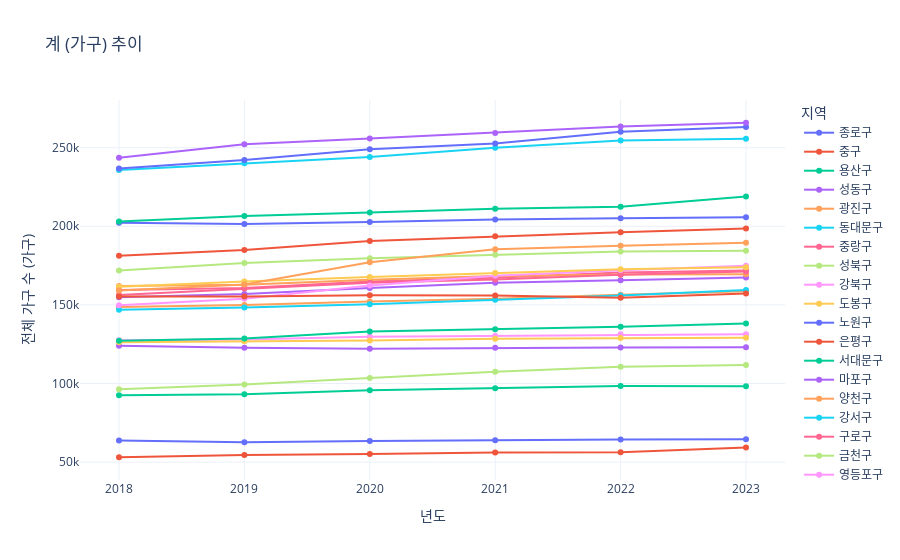
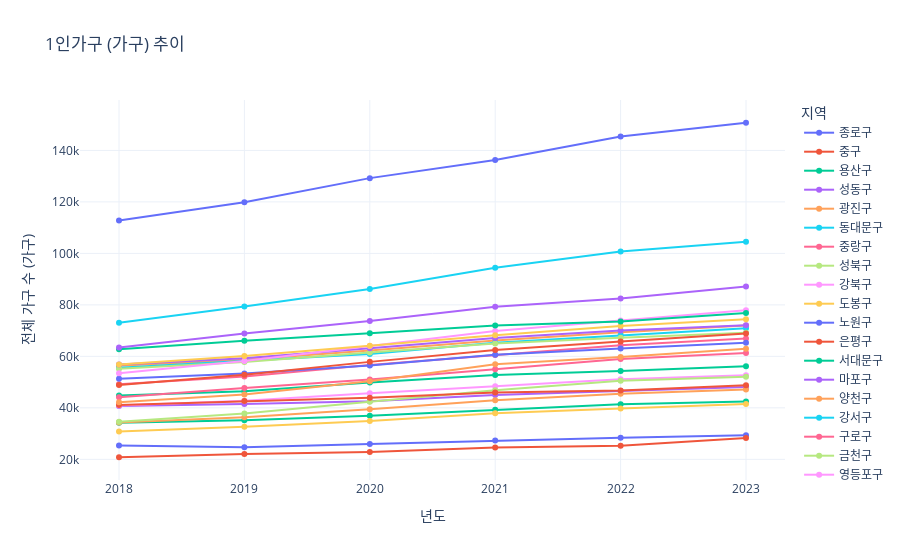
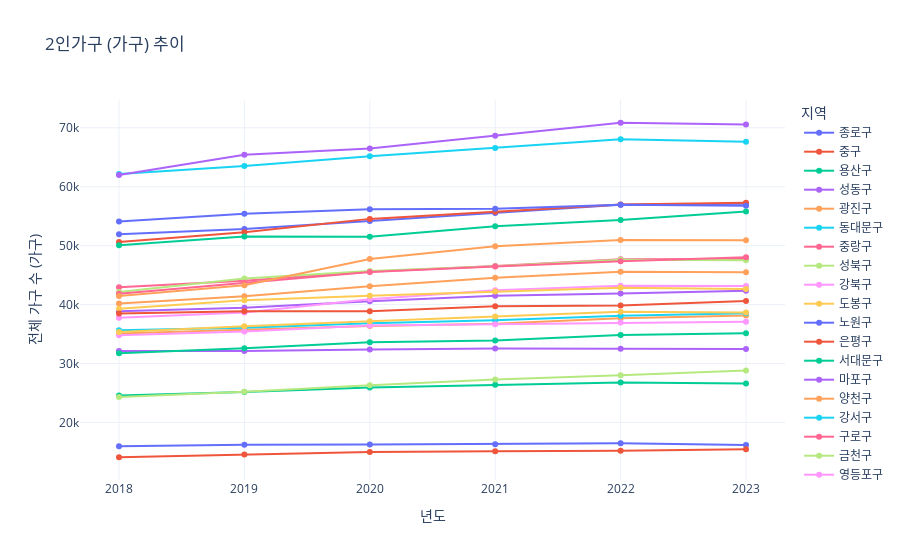
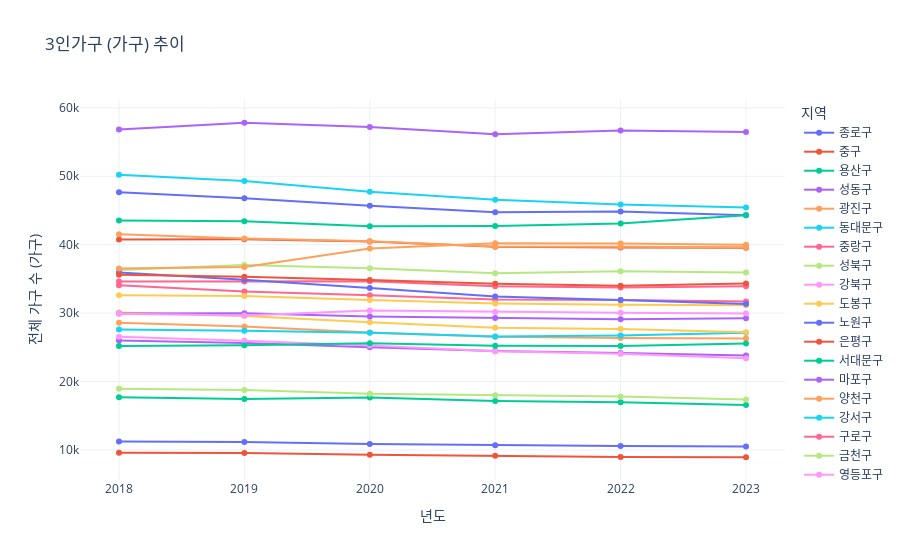

Notebook cell for these charts, in order:
### Code cell
for option in data["동별(2).1"].unique():
  extracted_data = extracting_data(option)
  vis_lineplot(extracted_data, f"{option} 추이")

### Figure 1 — Plotly figure (JSON) as saved in the notebook; plotly's stock layout.template omitted (floating-point values rounded to 4 significant figures)
{"data": [{"mode": "lines+markers", "name": "종로구", "type": "scatter", "x": [2018, 2019, 2020, 2021, 2022, 2023], "y": [63773, 62652, 63414, 63984, 64422, 64507]}, {"mode": "lines+markers", "name": "중구", "type": "scatter", "x": [2018, 2019, 2020, 2021, 2022, 2023], "y": [53102, 54496, 55093, 56116, 56260, 59265]}, {"mode": "lines+markers", "name": "용산구", "type": "scatter", "x": [2018, 2019, 2020, 2021, 2022, 2023], "y": [92500, 93177, 95714, 96989, 98483, 98322]}, {"mode": "lines+markers", "name": "성동구", "type": "scatter", "x": [2018, 2019, 2020, 2021, 2022, 2023], "y": [123963, 122770, 122186, 122756, 122873, 123124]}, {"mode": "lines+markers", "name": "광진구", "type": "scatter", "x": [2018, 2019, 2020, 2021, 2022, 2023], "y": [148735, 149905, 152090, 153962, 156463, 158612]}, {"mode": "lines+markers", "name": "동대문구", "type": "scatter", "x": [2018, 2019, 2020, 2021, 2022, 2023], "y": [146974, 148349, 150373, 153246, 155912, 159457]}, {"mode": "lines+markers", "name": "중랑구", "type": "scatter", "x": [2018, 2019, 2020, 2021, 2022, 2023], "y": [159444, 160776, 164832, 167260, 170544, 171823]}, {"mode": "lines+markers", "name": "성북구", "type": "scatter", "x": [2018, 2019, 2020, 2021, 2022, 2023], "y": [171943, 176729, 179660, 181827, 183972, 184404]}, {"mode": "lines+markers", "name": "강북구", "type": "scatter", "x": [2018, 2019, 2020, 2021, 2022, 2023], "y": [127551, 128012, 129805, 130329, 131275, 131363]}, {"mode": "lines+markers", "name": "도봉구", "type": "scatter", "x": [2018, 2019, 2020, 2021, 2022, 2023], "y": [126286, 126831, 127362, 128439, 128975, 129149]}, {"mode": "lines+markers", "name": "노원구", "type": "scatter", "x": [2018, 2019, 2020, 2021, 2022, 2023], "y": [202326, 201458, 202695, 204282, 205078, 205769]}, {"mode": "lines+markers", "name": "은평구", "type": "scatter", "x": [2018, 2019, 2020, 2021, 2022, 2023], "y": [181338, 184890, 190631, 193626, 196206, 198534]}, {"mode": "lines+markers", "name": "서대문구", "type": "scatter", "x": [2018, 2019, 2020, 2021, 2022, 2023], "y": [127197, 128635, 133112, 134544, 136043, 138166]}, {"mode": "lines+markers", "name": "마포구", "type": "scatter", "x": [2018, 2019, 2020, 2021, 2022, 2023], "y": [154940, 156885, 160681, 164080, 165603, 167410]}, {"mode": "lines+markers", "name": "양천구", "type": "scatter", "x": [2018, 2019, 2020, 2021, 2022, 2023], "y": [162039, 162867, 166044, 168355, 169344, 169479]}, {"mode": "lines+markers", "name": "강서구", "type": "scatter", "x": [2018, 2019, 2020, 2021, 2022, 2023], "y": [235754, 240135, 244097, 249984, 254540, 255617]}, {"mode": "lines+markers", "name": "구로구", "type": "scatter", "x": [2018, 2019, 2020, 2021, 2022, 2023], "y": [156235, 160378, 164083, 166197, 169228, 171257]}, {"mode": "lines+markers", "name": "금천구", "type": "scatter", "x": [2018, 2019, 2020, 2021, 2022, 2023], "y": [96298, 99315, 103432, 107430, 110689, 111789]}, {"mode": "lines+markers", "name": "영등포구", "type": "scatter", "x": [2018, 2019, 2020, 2021, 2022, 2023], "y": [149831, 153923, 162391, 168518, 172104, 174908]}, {"mode": "lines+markers", "name": "동작구", "type": "scatter", "x": [2018, 2019, 2020, 2021, 2022, 2023], "y": [161495, 164963, 167766, 170333, 172696, 173897]}, {"mode": "lines+markers", "name": "관악구", "type": "scatter", "x": [2018, 2019, 2020, 2021, 2022, 2023], "y": [236761, 242154, 248959, 252619, 260075, 263166]}, {"mode": "lines+markers", "name": "서초구", "type": "scatter", "x": [2018, 2019, 2020, 2021, 2022, 2023], "y": [155418, 155377, 156123, 155936, 154471, 157290]}, {"mode": "lines+markers", "name": "강남구", "type": "scatter", "x": [2018, 2019, 2020, 2021, 2022, 2023], "y": [203083, 206524, 208833, 211168, 212499, 218895]}, {"mode": "lines+markers", "name": "송파구", "type": "scatter", "x": [2018, 2019, 2020, 2021, 2022, 2023], "y": [243547, 252212, 255766, 259378, 263448, 265857]}, {"mode": "lines+markers", "name": "강동구", "type": "scatter", "x": [2018, 2019, 2020, 2021, 2022, 2023], "y": [159233, 162976, 177148, 185441, 187615, 189599]}], "layout": {"legend": {"title": {"text": "지역"}}, "title": {"text": "계 (가구) 추이"}, "xaxis": {"tickmode": "linear", "title": {"text": "년도"}}, "yaxis": {"title": {"text": "전체 가구 수 (가구)"}}}}

### Figure 2 — Plotly figure (JSON) as saved in the notebook; plotly's stock layout.template omitted (floating-point values rounded to 4 significant figures)
{"data": [{"mode": "lines+markers", "name": "종로구", "type": "scatter", "x": [2018, 2019, 2020, 2021, 2022, 2023], "y": [25326, 24671, 25983, 27308, 28424, 29334]}, {"mode": "lines+markers", "name": "중구", "type": "scatter", "x": [2018, 2019, 2020, 2021, 2022, 2023], "y": [20803, 22078, 22818, 24544, 25247, 28293]}, {"mode": "lines+markers", "name": "용산구", "type": "scatter", "x": [2018, 2019, 2020, 2021, 2022, 2023], "y": [34240, 35148, 36881, 39270, 41437, 42482]}, {"mode": "lines+markers", "name": "성동구", "type": "scatter", "x": [2018, 2019, 2020, 2021, 2022, 2023], "y": [40706, 41488, 42585, 44946, 46548, 48111]}, {"mode": "lines+markers", "name": "광진구", "type": "scatter", "x": [2018, 2019, 2020, 2021, 2022, 2023], "y": [56337, 58714, 62301, 66140, 69391, 71959]}, {"mode": "lines+markers", "name": "동대문구", "type": "scatter", "x": [2018, 2019, 2020, 2021, 2022, 2023], "y": [55593, 58152, 60925, 65290, 68169, 70959]}, {"mode": "lines+markers", "name": "중랑구", "type": "scatter", "x": [2018, 2019, 2020, 2021, 2022, 2023], "y": [49207, 52196, 56605, 60487, 64334, 66906]}, {"mode": "lines+markers", "name": "성북구", "type": "scatter", "x": [2018, 2019, 2020, 2021, 2022, 2023], "y": [55136, 57832, 61510, 64985, 67222, 69148]}, {"mode": "lines+markers", "name": "강북구", "type": "scatter", "x": [2018, 2019, 2020, 2021, 2022, 2023], "y": [40872, 42791, 45685, 48428, 51134, 52659]}, {"mode": "lines+markers", "name": "도봉구", "type": "scatter", "x": [2018, 2019, 2020, 2021, 2022, 2023], "y": [30848, 32653, 34884, 37853, 39744, 41525]}, {"mode": "lines+markers", "name": "노원구", "type": "scatter", "x": [2018, 2019, 2020, 2021, 2022, 2023], "y": [51280, 53365, 56438, 60647, 63022, 65275]}, {"mode": "lines+markers", "name": "은평구", "type": "scatter", "x": [2018, 2019, 2020, 2021, 2022, 2023], "y": [48888, 52814, 57853, 62447, 65769, 68850]}, {"mode": "lines+markers", "name": "서대문구", "type": "scatter", "x": [2018, 2019, 2020, 2021, 2022, 2023], "y": [44795, 46449, 49863, 52792, 54288, 56170]}, {"mode": "lines+markers", "name": "마포구", "type": "scatter", "x": [2018, 2019, 2020, 2021, 2022, 2023], "y": [56837, 59248, 63172, 67162, 70030, 72112]}, {"mode": "lines+markers", "name": "양천구", "type": "scatter", "x": [2018, 2019, 2020, 2021, 2022, 2023], "y": [34304, 36345, 39436, 42973, 45502, 47106]}, {"mode": "lines+markers", "name": "강서구", "type": "scatter", "x": [2018, 2019, 2020, 2021, 2022, 2023], "y": [73011, 79371, 86172, 94436, 100695, 104509]}, {"mode": "lines+markers", "name": "구로구", "type": "scatter", "x": [2018, 2019, 2020, 2021, 2022, 2023], "y": [44151, 47740, 50971, 54980, 58977, 61318]}, {"mode": "lines+markers", "name": "금천구", "type": "scatter", "x": [2018, 2019, 2020, 2021, 2022, 2023], "y": [34564, 37778, 42334, 46827, 50528, 52033]}, {"mode": "lines+markers", "name": "영등포구", "type": "scatter", "x": [2018, 2019, 2020, 2021, 2022, 2023], "y": [53477, 58214, 64000, 69806, 73962, 77895]}, {"mode": "lines+markers", "name": "동작구", "type": "scatter", "x": [2018, 2019, 2020, 2021, 2022, 2023], "y": [56872, 60088, 64101, 68231, 71782, 74443]}, {"mode": "lines+markers", "name": "관악구", "type": "scatter", "x": [2018, 2019, 2020, 2021, 2022, 2023], "y": [112733, 119863, 129233, 136255, 145433, 150745]}, {"mode": "lines+markers", "name": "서초구", "type": "scatter", "x": [2018, 2019, 2020, 2021, 2022, 2023], "y": [41137, 42667, 43942, 45933, 46745, 48756]}, {"mode": "lines+markers", "name": "강남구", "type": "scatter", "x": [2018, 2019, 2020, 2021, 2022, 2023], "y": [62727, 66073, 68999, 71986, 73579, 76809]}, {"mode": "lines+markers", "name": "송파구", "type": "scatter", "x": [2018, 2019, 2020, 2021, 2022, 2023], "y": [63451, 68861, 73694, 79262, 82473, 87140]}, {"mode": "lines+markers", "name": "강동구", "type": "scatter", "x": [2018, 2019, 2020, 2021, 2022, 2023], "y": [42126, 45188, 50316, 56905, 59752, 62943]}], "layout": {"legend": {"title": {"text": "지역"}}, "title": {"text": "1인가구 (가구) 추이"}, "xaxis": {"tickmode": "linear", "title": {"text": "년도"}}, "yaxis": {"title": {"text": "전체 가구 수 (가구)"}}}}

### Figure 3 — Plotly figure (JSON) as saved in the notebook; plotly's stock layout.template omitted (floating-point values rounded to 4 significant figures)
{"data": [{"mode": "lines+markers", "name": "종로구", "type": "scatter", "x": [2018, 2019, 2020, 2021, 2022, 2023], "y": [15957, 16208, 16281, 16320, 16471, 16191]}, {"mode": "lines+markers", "name": "중구", "type": "scatter", "x": [2018, 2019, 2020, 2021, 2022, 2023], "y": [14101, 14578, 14978, 15118, 15189, 15470]}, {"mode": "lines+markers", "name": "용산구", "type": "scatter", "x": [2018, 2019, 2020, 2021, 2022, 2023], "y": [24574, 25164, 25941, 26405, 26780, 26615]}, {"mode": "lines+markers", "name": "성동구", "type": "scatter", "x": [2018, 2019, 2020, 2021, 2022, 2023], "y": [32135, 32125, 32368, 32553, 32508, 32473]}, {"mode": "lines+markers", "name": "광진구", "type": "scatter", "x": [2018, 2019, 2020, 2021, 2022, 2023], "y": [35093, 35678, 36380, 36736, 37683, 38138]}, {"mode": "lines+markers", "name": "동대문구", "type": "scatter", "x": [2018, 2019, 2020, 2021, 2022, 2023], "y": [35628, 36060, 36819, 37357, 38115, 38539]}, {"mode": "lines+markers", "name": "중랑구", "type": "scatter", "x": [2018, 2019, 2020, 2021, 2022, 2023], "y": [42934, 44057, 45576, 46555, 47691, 47751]}, {"mode": "lines+markers", "name": "성북구", "type": "scatter", "x": [2018, 2019, 2020, 2021, 2022, 2023], "y": [42140, 44443, 45693, 46525, 47596, 47516]}, {"mode": "lines+markers", "name": "강북구", "type": "scatter", "x": [2018, 2019, 2020, 2021, 2022, 2023], "y": [34781, 35439, 36432, 36671, 36946, 37110]}, {"mode": "lines+markers", "name": "도봉구", "type": "scatter", "x": [2018, 2019, 2020, 2021, 2022, 2023], "y": [35343, 36329, 37166, 37986, 38780, 38660]}, {"mode": "lines+markers", "name": "노원구", "type": "scatter", "x": [2018, 2019, 2020, 2021, 2022, 2023], "y": [51939, 52832, 54201, 55537, 56950, 57129]}, {"mode": "lines+markers", "name": "은평구", "type": "scatter", "x": [2018, 2019, 2020, 2021, 2022, 2023], "y": [50617, 52257, 54542, 55765, 57001, 57295]}, {"mode": "lines+markers", "name": "서대문구", "type": "scatter", "x": [2018, 2019, 2020, 2021, 2022, 2023], "y": [31734, 32581, 33611, 33927, 34828, 35157]}, {"mode": "lines+markers", "name": "마포구", "type": "scatter", "x": [2018, 2019, 2020, 2021, 2022, 2023], "y": [38861, 39471, 40569, 41507, 41900, 42340]}, {"mode": "lines+markers", "name": "양천구", "type": "scatter", "x": [2018, 2019, 2020, 2021, 2022, 2023], "y": [40185, 41435, 43102, 44552, 45568, 45499]}, {"mode": "lines+markers", "name": "강서구", "type": "scatter", "x": [2018, 2019, 2020, 2021, 2022, 2023], "y": [62155, 63517, 65175, 66584, 68068, 67616]}, {"mode": "lines+markers", "name": "구로구", "type": "scatter", "x": [2018, 2019, 2020, 2021, 2022, 2023], "y": [41836, 43700, 45518, 46467, 47365, 48026]}, {"mode": "lines+markers", "name": "금천구", "type": "scatter", "x": [2018, 2019, 2020, 2021, 2022, 2023], "y": [24305, 25207, 26331, 27284, 27996, 28818]}, {"mode": "lines+markers", "name": "영등포구", "type": "scatter", "x": [2018, 2019, 2020, 2021, 2022, 2023], "y": [37774, 38671, 40926, 42421, 43178, 43159]}, {"mode": "lines+markers", "name": "동작구", "type": "scatter", "x": [2018, 2019, 2020, 2021, 2022, 2023], "y": [39300, 40739, 41489, 42209, 42854, 42630]}, {"mode": "lines+markers", "name": "관악구", "type": "scatter", "x": [2018, 2019, 2020, 2021, 2022, 2023], "y": [54106, 55423, 56162, 56243, 56949, 56776]}, {"mode": "lines+markers", "name": "서초구", "type": "scatter", "x": [2018, 2019, 2020, 2021, 2022, 2023], "y": [38475, 38892, 38867, 39715, 39831, 40607]}, {"mode": "lines+markers", "name": "강남구", "type": "scatter", "x": [2018, 2019, 2020, 2021, 2022, 2023], "y": [50076, 51560, 51531, 53307, 54372, 55790]}, {"mode": "lines+markers", "name": "송파구", "type": "scatter", "x": [2018, 2019, 2020, 2021, 2022, 2023], "y": [61970, 65402, 66503, 68632, 70851, 70574]}, {"mode": "lines+markers", "name": "강동구", "type": "scatter", "x": [2018, 2019, 2020, 2021, 2022, 2023], "y": [41450, 43297, 47740, 49902, 50939, 50911]}], "layout": {"legend": {"title": {"text": "지역"}}, "title": {"text": "2인가구 (가구) 추이"}, "xaxis": {"tickmode": "linear", "title": {"text": "년도"}}, "yaxis": {"title": {"text": "전체 가구 수 (가구)"}}}}

### Figure 4 — Plotly figure (JSON) as saved in the notebook; plotly's stock layout.template omitted (floating-point values rounded to 4 significant figures)
{"data": [{"mode": "lines+markers", "name": "종로구", "type": "scatter", "x": [2018, 2019, 2020, 2021, 2022, 2023], "y": [11241, 11154, 10882, 10690, 10570, 10490]}, {"mode": "lines+markers", "name": "중구", "type": "scatter", "x": [2018, 2019, 2020, 2021, 2022, 2023], "y": [9601, 9540, 9301, 9141, 8952, 8931]}, {"mode": "lines+markers", "name": "용산구", "type": "scatter", "x": [2018, 2019, 2020, 2021, 2022, 2023], "y": [17717, 17439, 17655, 17161, 16985, 16579]}, {"mode": "lines+markers", "name": "성동구", "type": "scatter", "x": [2018, 2019, 2020, 2021, 2022, 2023], "y": [26002, 25634, 25023, 24443, 24157, 23813]}, {"mode": "lines+markers", "name": "광진구", "type": "scatter", "x": [2018, 2019, 2020, 2021, 2022, 2023], "y": [28596, 28054, 27174, 26533, 26349, 26301]}, {"mode": "lines+markers", "name": "동대문구", "type": "scatter", "x": [2018, 2019, 2020, 2021, 2022, 2023], "y": [27612, 27436, 27120, 26574, 26712, 27131]}, {"mode": "lines+markers", "name": "중랑구", "type": "scatter", "x": [2018, 2019, 2020, 2021, 2022, 2023], "y": [34055, 33160, 32612, 32001, 31924, 31687]}, {"mode": "lines+markers", "name": "성북구", "type": "scatter", "x": [2018, 2019, 2020, 2021, 2022, 2023], "y": [36301, 37033, 36539, 35813, 36118, 35918]}, {"mode": "lines+markers", "name": "강북구", "type": "scatter", "x": [2018, 2019, 2020, 2021, 2022, 2023], "y": [26543, 25967, 25261, 24438, 24052, 23405]}, {"mode": "lines+markers", "name": "도봉구", "type": "scatter", "x": [2018, 2019, 2020, 2021, 2022, 2023], "y": [30077, 29580, 28658, 27861, 27669, 27204]}, {"mode": "lines+markers", "name": "노원구", "type": "scatter", "x": [2018, 2019, 2020, 2021, 2022, 2023], "y": [47672, 46783, 45680, 44749, 44854, 44311]}, {"mode": "lines+markers", "name": "은평구", "type": "scatter", "x": [2018, 2019, 2020, 2021, 2022, 2023], "y": [40750, 40789, 40464, 39700, 39579, 39539]}, {"mode": "lines+markers", "name": "서대문구", "type": "scatter", "x": [2018, 2019, 2020, 2021, 2022, 2023], "y": [25206, 25283, 25595, 25223, 25195, 25574]}, {"mode": "lines+markers", "name": "마포구", "type": "scatter", "x": [2018, 2019, 2020, 2021, 2022, 2023], "y": [29938, 29985, 29490, 29279, 29105, 29259]}, {"mode": "lines+markers", "name": "양천구", "type": "scatter", "x": [2018, 2019, 2020, 2021, 2022, 2023], "y": [41534, 40897, 40503, 39742, 39711, 39629]}, {"mode": "lines+markers", "name": "강서구", "type": "scatter", "x": [2018, 2019, 2020, 2021, 2022, 2023], "y": [50204, 49322, 47721, 46552, 45887, 45436]}, {"mode": "lines+markers", "name": "구로구", "type": "scatter", "x": [2018, 2019, 2020, 2021, 2022, 2023], "y": [34633, 34624, 34645, 33908, 33747, 33908]}, {"mode": "lines+markers", "name": "금천구", "type": "scatter", "x": [2018, 2019, 2020, 2021, 2022, 2023], "y": [18948, 18771, 18226, 17976, 17821, 17374]}, {"mode": "lines+markers", "name": "영등포구", "type": "scatter", "x": [2018, 2019, 2020, 2021, 2022, 2023], "y": [29904, 29661, 30371, 30160, 30051, 29948]}, {"mode": "lines+markers", "name": "동작구", "type": "scatter", "x": [2018, 2019, 2020, 2021, 2022, 2023], "y": [32597, 32514, 31918, 31414, 31214, 31144]}, {"mode": "lines+markers", "name": "관악구", "type": "scatter", "x": [2018, 2019, 2020, 2021, 2022, 2023], "y": [35925, 34875, 33671, 32444, 31901, 31337]}, {"mode": "lines+markers", "name": "서초구", "type": "scatter", "x": [2018, 2019, 2020, 2021, 2022, 2023], "y": [35620, 35327, 34840, 34305, 33995, 34339]}, {"mode": "lines+markers", "name": "강남구", "type": "scatter", "x": [2018, 2019, 2020, 2021, 2022, 2023], "y": [43542, 43435, 42703, 42713, 43080, 44295]}, {"mode": "lines+markers", "name": "송파구", "type": "scatter", "x": [2018, 2019, 2020, 2021, 2022, 2023], "y": [56824, 57821, 57189, 56125, 56674, 56466]}, {"mode": "lines+markers", "name": "강동구", "type": "scatter", "x": [2018, 2019, 2020, 2021, 2022, 2023], "y": [36503, 36735, 39449, 40210, 40177, 40005]}], "layout": {"legend": {"title": {"text": "지역"}}, "title": {"text": "3인가구 (가구) 추이"}, "xaxis": {"tickmode": "linear", "title": {"text": "년도"}}, "yaxis": {"title": {"text": "전체 가구 수 (가구)"}}}}
